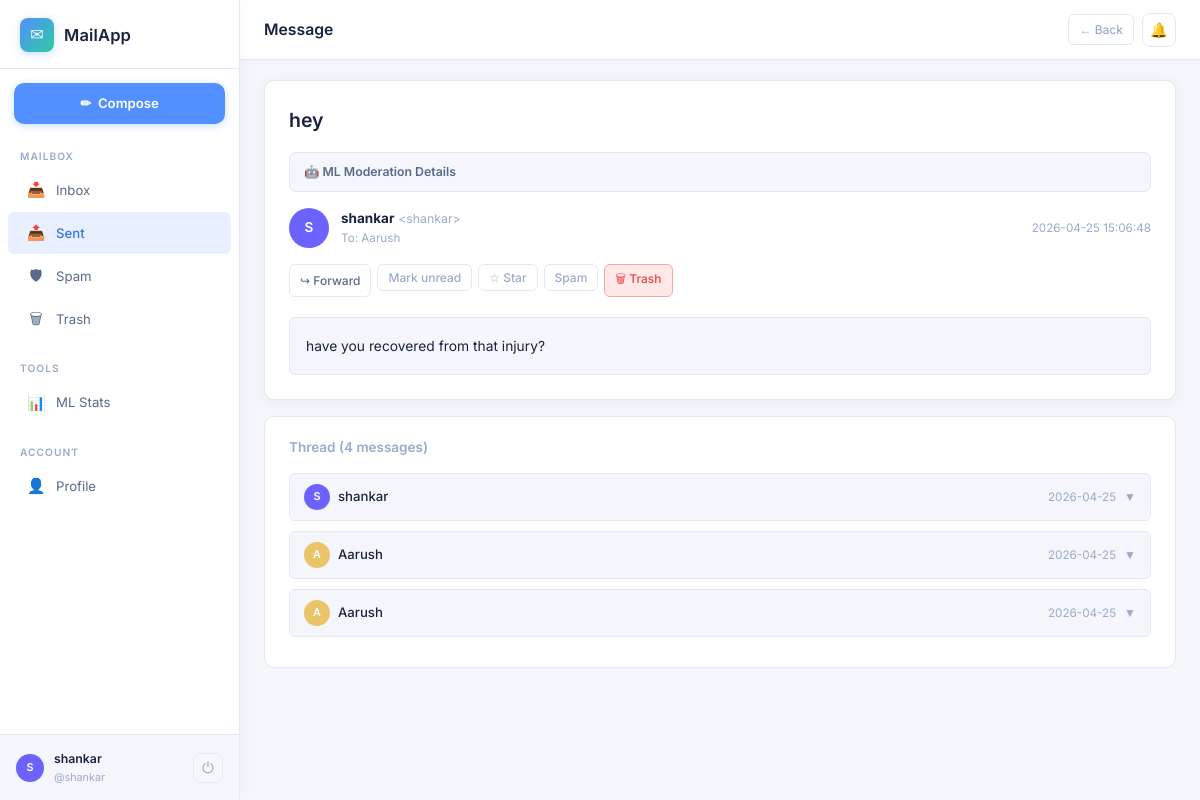
The app's page /message/13 (signed in) with its own data.
### tables this page shows
CREATE TABLE messages (
    id                  INTEGER PRIMARY KEY AUTOINCREMENT,
    thread_id           INTEGER,
    sender_id           INTEGER NOT NULL REFERENCES users(id) ON DELETE CASCADE,
    recipient_id        INTEGER NOT NULL REFERENCES users(id) ON DELETE CASCADE,
    subject             TEXT    NOT NULL DEFAULT '(no subject)',
    body                TEXT    NOT NULL DEFAULT '',
    folder              TEXT    NOT NULL DEFAULT 'inbox',
    is_read             INTEGER NOT NULL DEFAULT 0,
    is_starred          INTEGER NOT NULL DEFAULT 0,
    attachment          TEXT,
    sent_at             DATETIME DEFAULT CURRENT_TIMESTAMP,
    deleted_at          DATETIME,
    -- ── ML moderation columns (new) ──────────────────────────────────────────
    spam_flag           INTEGER NOT NULL DEFAULT 0,
    spam_probability    REAL    NOT NULL DEFAULT 0.0,
    ham_probability     REAL    NOT NULL DEFAULT 0.0,
    spam_confidence     REAL    NOT NULL DEFAULT 0.0,
    vulgar_probability  REAL    NOT NULL DEFAULT 0.0,
    is_vulgar           INTEGER NOT NULL DEFAULT 0,
    is_blocked          INTEGER NOT NULL DEFAULT 0,
    moderation_reason   TEXT
);

CREATE TABLE users (
    id            INTEGER PRIMARY KEY AUTOINCREMENT,
    username      TEXT    NOT NULL UNIQUE COLLATE NOCASE,
    email         TEXT    NOT NULL UNIQUE COLLATE NOCASE,
    password_hash TEXT    NOT NULL,
    display_name  TEXT,
    avatar_color  TEXT    DEFAULT '#6c63ff',
    created_at    DATETIME DEFAULT CURRENT_TIMESTAMP,
    last_login    DATETIME
);

### routes/mail.py (the view)
@mail_bp.route("/message/<int:msg_id>")
@login_required
def view_message(msg_id):
    user_id = session["user_id"]
    db      = get_db()
    msg     = _get_message_or_404(msg_id, user_id)
    if msg["recipient_id"] == user_id and not msg["is_read"]:
        db.execute("UPDATE messages SET is_read=1 WHERE id=?", (msg_id,))
        db.commit()
    thread = db.execute(
        """SELECT m.*,
                  s.username  AS sender_username,
                  s.display_name AS sender_display,
                  s.avatar_color AS sender_color
           FROM messages m
           JOIN users s ON s.id = m.sender_id
           WHERE m.thread_id=? AND m.deleted_at IS NULL
             AND (m.sender_id=? OR m.recipient_id=?)
           ORDER BY m.sent_at ASC""",
        (msg["thread_id"] or msg_id, user_id, user_id)
    ).fetchall()
    return render_template("view_message.html",
                           msg=msg, thread=thread,
                           folder_counts=_folder_counts(user_id))

### database.py (called while the page is built)
def get_db():
    if "db" not in g:
        db_path = current_app.config["DATABASE_URI"].replace("sqlite:///", "")
        g.db = sqlite3.connect(db_path, detect_types=sqlite3.PARSE_DECLTYPES)
        g.db.row_factory = sqlite3.Row          # access columns by name
        g.db.execute("PRAGMA foreign_keys = ON") # enforce FK constraints
    return g.db

### routes/mail.py (called while the page is built)
def login_required(f):
    @wraps(f)
    def decorated(*args, **kwargs):
        if "user_id" not in session:
            flash("Please log in to continue.", "info")
            return redirect(url_for("auth.login"))
        return f(*args, **kwargs)
    return decorated

def _folder_counts(user_id):
    db = get_db()
    rows = db.execute(
        """SELECT folder, COUNT(*) as cnt
           FROM messages
           WHERE recipient_id=? AND is_read=0 AND deleted_at IS NULL
             AND folder IN ('inbox','spam')
           GROUP BY folder""",
        (user_id,)
    ).fetchall()
    counts = {"inbox": 0, "sent": 0, "spam": 0, "trash": 0}
    for r in rows:
        counts[r["folder"]] = r["cnt"]
    return counts

def _get_message_or_404(msg_id, user_id):
    db  = get_db()
    msg = db.execute(
        """SELECT m.*,
                  s.username  AS sender_username,
                  s.display_name AS sender_display,
                  s.avatar_color AS sender_color,
                  r.username  AS recipient_username,
                  r.display_name AS recipient_display
           FROM messages m
           JOIN users s ON s.id = m.sender_id
           JOIN users r ON r.id = m.recipient_id
           WHERE m.id=? AND (m.sender_id=? OR m.recipient_id=?)
             AND m.deleted_at IS NULL""",
        (msg_id, user_id, user_id)
    ).fetchone()
    if not msg:
        abort(404)
    return msg

### templates/view_message.html (shortened to what this page needs)
{% extends "base.html" %}
{% set active_folder = msg.folder %}
{% block topbar_title %}Message{% endblock %}
{% block topbar_actions %}
<a href="javascript:history.back()" class="btn btn-ghost btn-sm">← Back</a>
{% endblock %}
{% block content %}
<div class="message-detail">
  <div class="message-header">
    <div class="message-subject-row">
      <h1>{{ msg.subject }}</h1>
    </div>
    {% if msg.spam_probability is defined and msg.spam_probability != none %}
    <details class="ml-score-panel" {% if msg.folder == 'spam' or msg.is_vulgar %}open{% endif %}>
      <summary class="ml-score-summary">🤖 ML Moderation Details</summary>
    </details>
    {% endif %}
    <div class="message-meta">
      <div class="meta-avatar" style="background:{{ msg.sender_color or '#6c63ff' }}">
        {{ (msg.sender_display or msg.sender_username or '?')[0].upper() }}
      </div>
      <div class="meta-people">
        <div class="meta-from">
          <strong>{{ msg.sender_display or msg.sender_username }}</strong>
          <span style="color:var(--text-muted);font-size:.82rem"> &lt;{{ msg.sender_username }}&gt;</span>
        </div>
        <div class="meta-to">
          To: {{ msg.recipient_display or msg.recipient_username }}
        </div>
      </div>
      <div class="meta-time">
        {{ msg.sent_at if msg.sent_at else '' }}
      </div>
    </div>
    <div class="message-actions">
      {% set is_sender = (msg.sender_id == session.user_id) %}
      <a href="{{ url_for('mail.compose',
          subject=('Fwd: ' + msg.subject) if not msg.subject.startswith('Fwd:') else msg.subject,
          body='\n\n——— Forwarded message ———\n' + (msg.body or '')) }}" class="btn btn-secondary btn-sm">
        ↪ Forward
      </a>
      <form method="POST" action="{{ url_for('mail.toggle_read', msg_id=msg.id) }}" style="display:inline">
        <button class="btn btn-ghost btn-sm" type="submit">
          {% if msg.is_read %}Mark unread{% else %}Mark read{% endif %}
        </button>
      </form>
      <form method="POST" action="{{ url_for('mail.toggle_star', msg_id=msg.id) }}" style="display:inline">
        <button class="btn btn-ghost btn-sm" type="submit">
          {{ '★ Unstar' if msg.is_starred else '☆ Star' }}
        </button>
      </form>
      {% if msg.folder != 'spam' %}
      <form method="POST" action="{{ url_for('mail.mark_spam', msg_id=msg.id) }}" style="display:inline">
        <button class="btn btn-ghost btn-sm" type="submit"> Spam</button>
      </form>
      {% else %}
      <form method="POST" action="{{ url_for('mail.not_spam', msg_id=msg.id) }}" style="display:inline">
        <button class="btn btn-secondary btn-sm" type="submit"> Not spam</button>
      </form>
      {% endif %}
      <form method="POST" action="{{ url_for('mail.delete_message', msg_id=msg.id) }}" style="display:inline" >
        <button class="btn btn-danger btn-sm" type="submit">
          🗑 {{ 'Delete forever' if msg.folder == 'trash' else 'Trash' }}
        </button>
      </form>
    </div>
  </div>
  <div class="message-body">{{ msg.body }}</div>
</div>
{% if thread and thread|length > 1 %}
<div class="thread-section">
  <h3>Thread ({{ thread|length }} messages)</h3>
  {% for t in thread %}
  {% if t.id != msg.id %}
  <div class="thread-msg">
    <div class="thread-msg-header">
      <div class="avatar-sm"
        style="background:{{ t.sender_color or '#6c63ff' }};width:26px;height:26px;font-size:.72rem">
        {{ (t.sender_display or t.sender_username or '?')[0].upper() }}
      </div>
      <span style="font-size:.88rem;font-weight:500">{{ t.sender_display or t.sender_username }}</span>
      <span style="font-size:.78rem;color:var(--text-muted);margin-left:auto">
        {{ t.sent_at[:10] if t.sent_at else '' }}
      </span>
      <span class="thread-chevron" style="font-size:.8rem;color:var(--text-muted);transition:transform .2s">▼</span>
    </div>
  </div>
  {% endif %}
  {% endfor %}
</div>
{% endif %}
{% endblock %}

### static/css/style.css (style rules this page uses)
:root { --bg-base: #f4f6fb; --bg-surface: #ffffff; --bg-elevated: #f0f3fa; --bg-hover: #eef1f8; --border-color: #e2e8f4; --border-accent: rgba(82,143,255,.3); --text-primary: #1a2340; --text-secondary: #5a6a8a; --text-muted: #9aaacb; --accent: #528fff; --accent-light: #e8f0ff; --accent-dark: #3a72e8; --teal: #2ecba1; --teal-light: #e6faf5; --danger: #ef4444; --danger-light: #fee8e8; --warning: #f59e0b; --warning-light: #fef3c7; --success: #22c55e; --success-light: #dcfce7; --radius: 10px; --radius-sm: 6px; --shadow: 0 2px 12px rgba(80,100,160,.08); --shadow-md: 0 4px 20px rgba(80,100,160,.12); --sidebar-width: 240px; --topbar-height: 60px; --surface: #ffffff; --font-body: 'Inter', system-ui, sans-serif; --transition: all .16s ease; }
*, *::before, *::after { box-sizing: border-box; margin: 0; padding: 0; }
html { font-size: 15px; }
body { font-family: var(--font-body); background: var(--bg-base); color: var(--text-primary); min-height: 100vh; line-height: 1.6; -webkit-font-smoothing: antialiased; }
a { color: var(--accent); text-decoration: none; }
input, textarea, select, button { font-family: inherit; }
.avatar-sm { width: 28px; height: 28px; border-radius: 50%; display: flex; align-items: center; justify-content: center; color: #fff; font-size: .72rem; font-weight: 600; flex-shrink: 0; }
.btn { display: inline-flex; align-items: center; gap: 6px; padding: 8px 16px; border-radius: var(--radius-sm); font-size: .86rem; font-weight: 500; cursor: pointer; border: 1px solid transparent; transition: var(--transition); text-decoration: none; }
.btn-secondary { background: var(--bg-surface); color: var(--text-secondary); border-color: var(--border-color); }
.btn-ghost { background: none; color: var(--text-muted); border-color: var(--border-color); }
.btn-danger { background: var(--danger-light); color: var(--danger); border-color: #fca5a5; }
.btn-sm { padding: 5px 10px; font-size: .8rem; }
.message-detail { background: var(--bg-surface); border: 1px solid var(--border-color); border-radius: var(--radius); box-shadow: var(--shadow); padding: 24px; margin-bottom: 16px; }
.message-header { margin-bottom: 20px; }
.message-subject-row { display: flex; align-items: center; flex-wrap: wrap; gap: 8px; margin-bottom: 16px; }
.message-subject-row h1 { font-size: 1.3rem; font-weight: 600; color: var(--text-primary); }
.message-meta { display: flex; align-items: center; gap: 12px; margin-bottom: 16px; }
.meta-avatar { width: 40px; height: 40px; border-radius: 50%; display: flex; align-items: center; justify-content: center; color: #fff; font-size: .9rem; font-weight: 600; flex-shrink: 0; }
.meta-people { flex: 1; }
.meta-from { font-size: .9rem; }
.meta-to { font-size: .78rem; color: var(--text-muted); }
.meta-time { font-size: .78rem; color: var(--text-muted); flex-shrink: 0; }
.message-actions { display: flex; flex-wrap: wrap; gap: 6px; margin-bottom: 20px; }
.message-body { font-size: .92rem; color: var(--text-primary); line-height: 1.75; white-space: pre-wrap; padding: 16px; background: var(--bg-base); border-radius: var(--radius-sm); border: 1px solid var(--border-color); }
.ml-score-panel { background: var(--bg-base); border: 1px solid var(--border-color); border-radius: var(--radius-sm); margin-bottom: 16px; overflow: hidden; }
.ml-score-summary { padding: 9px 14px; font-size: .82rem; font-weight: 600; cursor: pointer; color: var(--text-secondary); list-style: none; user-select: none; }
.thread-section { background: var(--bg-surface); border: 1px solid var(--border-color); border-radius: var(--radius); padding: 20px 24px; margin-bottom: 16px; }
.thread-section h3 { font-size: .9rem; font-weight: 600; color: var(--text-muted); margin-bottom: 14px; }
.thread-msg { border: 1px solid var(--border-color); border-radius: var(--radius-sm); margin-bottom: 10px; overflow: hidden; }
.thread-msg-header { display: flex; align-items: center; gap: 8px; padding: 10px 14px; cursor: pointer; background: var(--bg-base); }

### records on screen
messages: subject "hey", sent_at "2026-04-25 15:06:48", is_starred "☆ Star", folder "Trash", body "have you recovered from that injury?"
users: display_name "S", display_name "shankar", sender_username "shankar"
users: display_name "Aarush", display_name "A"
messages: display_name "shankar", sent_at "2026-04-25"
messages: display_name "Aarush", sent_at "2026-04-25"
messages: display_name "Aarush", sent_at "2026-04-25"

### other values on screen
{{ session.get('display_name') or session.get('username') }} "shankar"
{{ session.get('username') }} "shankar"
{{ thread|length }} "4"
